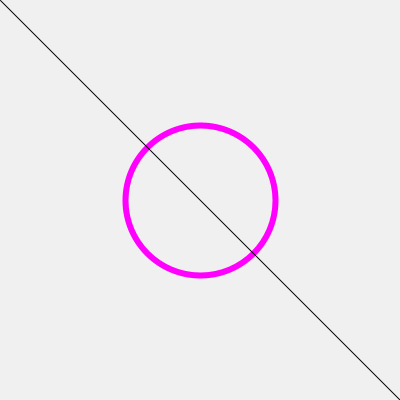
Frame 1 (no input)
Frame 60 (the mouse pressed at the canvas centre just before this capture): identical to frame 1, image omitted
Frame 120 (the mouse held since frame 60 and released just before this capture): identical to frame 1, image omitted

The Processing sketch that drew this single still picture (run headless with seeded random() and noise(); from frame 60 on, the mouse is pressed at the canvas centre):

// Processing sketch: s0700VariablesEspecificas
// ── s0700VariablesEspecificas.pde
// UDD - Expresión Digital II
// s0701VariablesEspecificas
// keyPressed funcion
boolean b;

float s1, s2, s3;
color c1, c2, c3;

void setup() {
  size(400, 400);
  b = true;

  //valores de stroke
  s1 = 6;
  s2 = 12;

  //valores de colores
  c1 = color(255, 0, 255);
  c2 = color(255, 255, 0);

  //asignación de valores a variable específica
  s3 = s1;
  //asignación de valores a variable específica
  c3 = c1;
}

void draw() {
  background(240);
  
  //elemento a dibujar
  strokeWeight(s3);
  stroke(c3);
  noFill();
  ellipse(width/2, height/2, 150, 150);
  
  strokeWeight(1);
  stroke(0);
  line(0, 0, width, height);
  
}

void keyPressed() {
  if (key == CODED) {
    if (keyCode == LEFT) {
      s3 = s2;
      c3 = c2; // color (255, 40, 190);
      //stroke(c2);
    }
    if (keyCode == RIGHT) {
      s3 = s1;
      c3 = c1;
      //stroke(c1);
    }
  }
}
